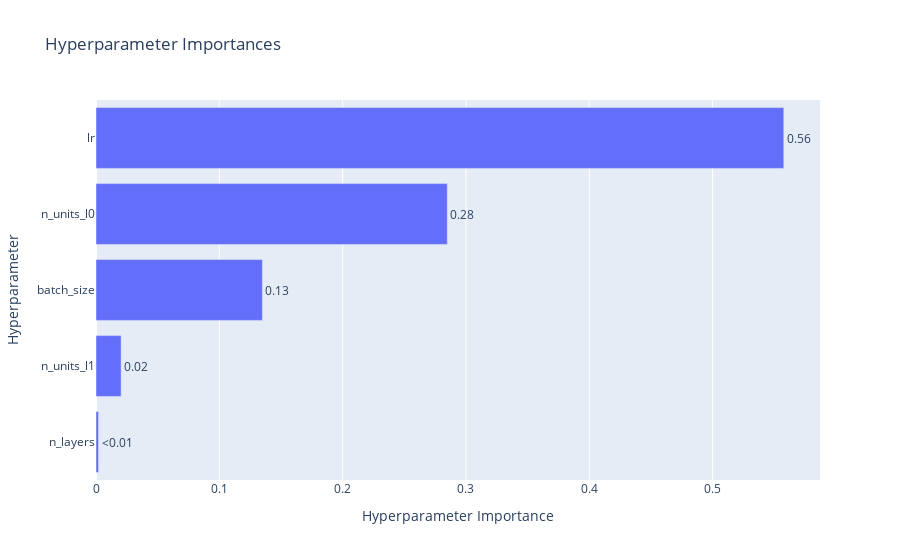
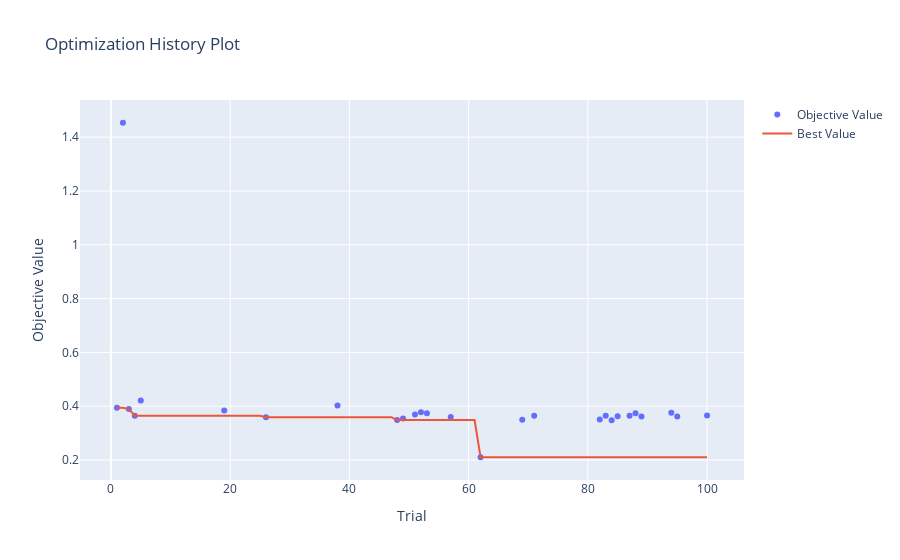
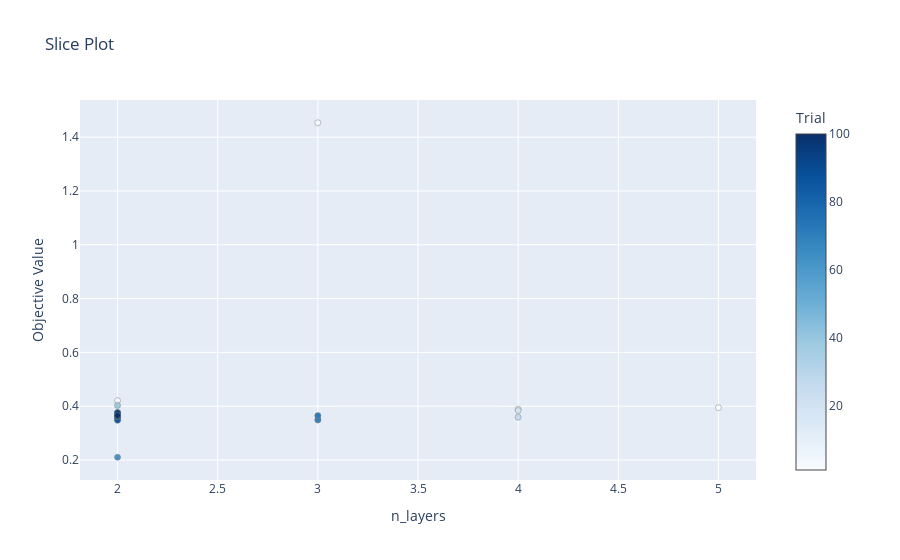

The notebook cell these images were saved under, in order:
### Code cell
#Visualize parameter importance
optuna.visualization.plot_param_importances(study).show()
optuna.visualization.plot_optimization_history(study).show()
optuna.visualization.plot_slice(study, params = ['n_layers']).show()

### Figure 1 — Plotly figure (JSON) as saved in the notebook; plotly's stock layout.template omitted (floating-point values rounded to 4 significant figures)
{"data": [{"cliponaxis": false, "hovertemplate": ["n_layers (IntDistribution): 0.0020700924231828455<extra></extra>", "n_units_l1 (IntDistribution): 0.020381049265999356<extra></extra>", "batch_size (IntDistribution): 0.1349394511474488<extra></extra>", "n_units_l0 (IntDistribution): 0.2848729873144867<extra></extra>", "lr (FloatDistribution): 0.5577364198488821<extra></extra>"], "name": "Objective Value", "orientation": "h", "text": ["<0.01", "0.02", "0.13", "0.28", "0.56"], "textposition": "outside", "type": "bar", "x": [0.00207, 0.02038, 0.1349, 0.2849, 0.5577], "y": ["n_layers", "n_units_l1", "batch_size", "n_units_l0", "lr"]}], "layout": {"title": {"text": "Hyperparameter Importances"}, "xaxis": {"title": {"text": "Hyperparameter Importance"}}, "yaxis": {"title": {"text": "Hyperparameter"}}}}

### Figure 2 — Plotly figure (JSON) as saved in the notebook; plotly's stock layout.template omitted (floating-point values rounded to 4 significant figures)
{"data": [{"mode": "markers", "name": "Objective Value", "type": "scatter", "x": [1, 2, 3, 4, 5, 19, 26, 38, 48, 49, 51, 52, 53, 57, 62, 69, 71, 82, 83, 84, 85, 87, 88, 89, 94, 95, 100], "y": [0.3946, 1.454, 0.3892, 0.3649, 0.4208, 0.3842, 0.3592, 0.4028, 0.3487, 0.3544, 0.3688, 0.3771, 0.3736, 0.3599, 0.2103, 0.3497, 0.3649, 0.3504, 0.3644, 0.3473, 0.3627, 0.3645, 0.3739, 0.3619, 0.3759, 0.3618, 0.3656]}, {"mode": "lines", "name": "Best Value", "type": "scatter", "x": [0, 1, 2, 3, 4, 5, 6, 7, 8, 9, 10, 11, 12, 13, 14, 15, 16, 17, 18, 19, 20, 21, 22, 23, 24, 25, 26, 27, 28, 29, 30, 31, 32, 33, 34, 35, 36, 37, 38, 39, 40, 41, 42, 43, 44, 45, 46, 47, 48, 49, 50, 51, 52, 53, 54, 55, 56, 57, 58, 59, 60, 61, 62, 63, 64, 65, 66, 67, 68, 69, 70, 71, 72, 73, 74, 75, 76, 77, 78, 79, 80, 81, 82, 83, 84, 85, 86, 87, 88, 89, 90, 91, 92, 93, 94, 95, 96, 97, 98, 99, 100], "y": [null, 0.3946, 0.3946, 0.3892, 0.3649, 0.3649, 0.3649, 0.3649, 0.3649, 0.3649, 0.3649, 0.3649, 0.3649, 0.3649, 0.3649, 0.3649, 0.3649, 0.3649, 0.3649, 0.3649, 0.3649, 0.3649, 0.3649, 0.3649, 0.3649, 0.3649, 0.3592, 0.3592, 0.3592, 0.3592, 0.3592, 0.3592, 0.3592, 0.3592, 0.3592, 0.3592, 0.3592, 0.3592, 0.3592, 0.3592, 0.3592, 0.3592, 0.3592, 0.3592, 0.3592, 0.3592, 0.3592, 0.3592, 0.3487, 0.3487, 0.3487, 0.3487, 0.3487, 0.3487, 0.3487, 0.3487, 0.3487, 0.3487, 0.3487, 0.3487, 0.3487, 0.3487, 0.2103, 0.2103, 0.2103, 0.2103, 0.2103, 0.2103, 0.2103, 0.2103, 0.2103, 0.2103, 0.2103, 0.2103, 0.2103, 0.2103, 0.2103, 0.2103, 0.2103, 0.2103, 0.2103, 0.2103, 0.2103, 0.2103, 0.2103, 0.2103, 0.2103, 0.2103, 0.2103, 0.2103, 0.2103, 0.2103, 0.2103, 0.2103, 0.2103, 0.2103, 0.2103, 0.2103, 0.2103, 0.2103, 0.2103]}, {"marker": {"color": "#cccccc"}, "mode": "markers", "name": "Infeasible Trial", "showlegend": false, "type": "scatter", "x": [], "y": []}], "layout": {"title": {"text": "Optimization History Plot"}, "xaxis": {"title": {"text": "Trial"}}, "yaxis": {"title": {"text": "Objective Value"}}}}

### Figure 3 — Plotly figure (JSON) as saved in the notebook; plotly's stock layout.template omitted (floating-point values rounded to 4 significant figures)
{"data": [{"marker": {"color": [1, 2, 3, 4, 5, 19, 26, 38, 48, 49, 51, 52, 53, 57, 62, 69, 71, 82, 83, 84, 85, 87, 88, 89, 94, 95, 100], "colorbar": {"title": {"text": "Trial"}, "x": 1, "xpad": 40}, "colorscale": [[0, "rgb(247,251,255)"], [0.125, "rgb(222,235,247)"], [0.25, "rgb(198,219,239)"], [0.375, "rgb(158,202,225)"], [0.5, "rgb(107,174,214)"], [0.625, "rgb(66,146,198)"], [0.75, "rgb(33,113,181)"], [0.875, "rgb(8,81,156)"], [1, "rgb(8,48,107)"]], "line": {"color": "Grey", "width": 0.5}}, "mode": "markers", "name": "Feasible Trial", "showlegend": false, "type": "scatter", "x": [5, 3, 4, 3, 2, 4, 4, 2, 3, 2, 2, 2, 2, 2, 2, 3, 3, 2, 2, 2, 2, 2, 2, 2, 2, 2, 2], "y": [0.3946, 1.454, 0.3892, 0.3649, 0.4208, 0.3842, 0.3592, 0.4028, 0.3487, 0.3544, 0.3688, 0.3771, 0.3736, 0.3599, 0.2103, 0.3497, 0.3649, 0.3504, 0.3644, 0.3473, 0.3627, 0.3645, 0.3739, 0.3619, 0.3759, 0.3618, 0.3656]}], "layout": {"title": {"text": "Slice Plot"}, "xaxis": {"title": {"text": "n_layers"}}, "yaxis": {"title": {"text": "Objective Value"}}}}
